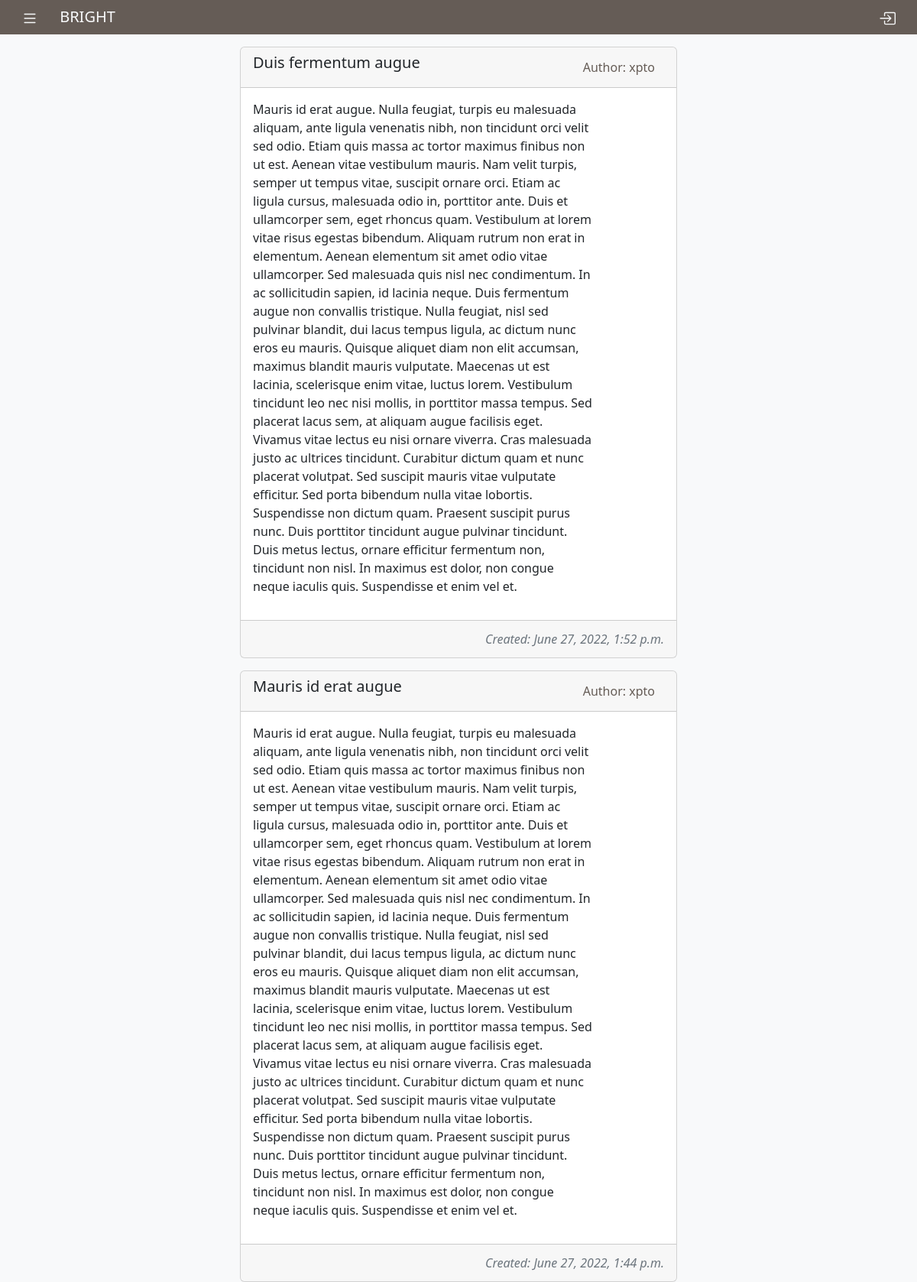
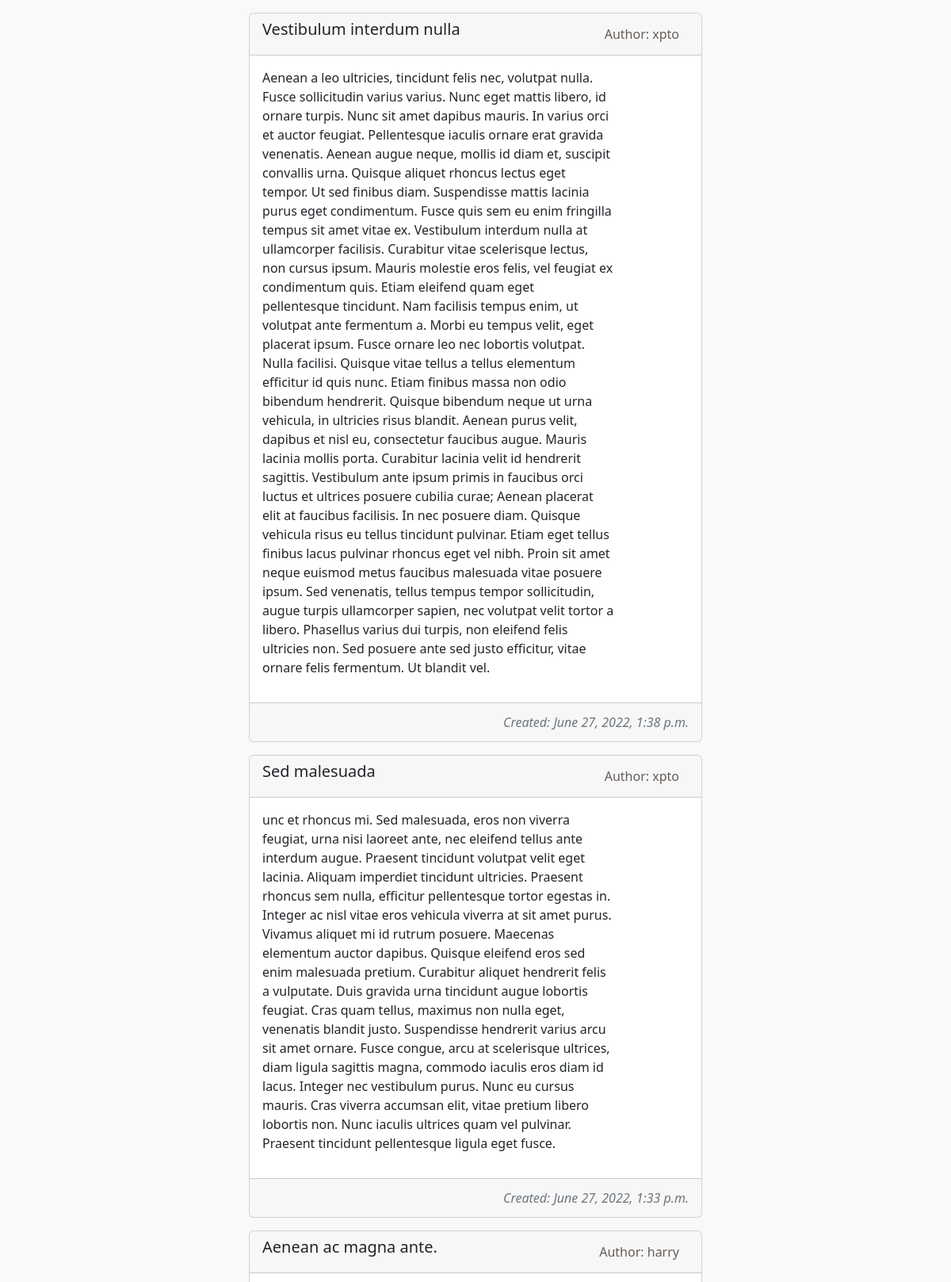
The page / (upper part) on the database its author committed (2 pictures, top to bottom).
### network/models.py (models this page shows, shortened)
class Ideas(models.Model):
    author = models.ForeignKey(User, on_delete=models.CASCADE)
    title = models.CharField(max_length=32)
    idea = models.CharField(max_length=2048)
    comments = models.ManyToManyField(Comments, blank=True)
    bright = models.ManyToManyField(User, blank=True, related_name="bright")
    dark = models.ManyToManyField(User, blank=True, related_name="dark")
    created = models.DateTimeField(default=timezone.now)
    edited = models.DateTimeField(default=timezone.now)

class User(AbstractUser):
    followees = models.ManyToManyField(
        'User', blank=True, related_name='followe')
    followers = models.ManyToManyField(
        'User', blank=True, related_name='follower')
    def __str__(self):
        return f"{self.username}"

### network/views.py (the view)
# urls.py: path("", views.index, name="index"),
def index(request):
    if request.method == "PUT":
        try:
            user = request.user
            data = json.loads(request.body)
            idea = Ideas.objects.get(pk=data.get('id'))
            if data.get("bright") is not None:
                if user not in idea.bright.all():
                    idea.bright.add(user)
                    idea.dark.remove(user)
                    idea.save()
                    ideas = Ideas.objects.order_by('-created')
                    return render(request, "network/index.html", {
                        'ideas': ideas,
                    })
                else:
                    idea.bright.remove(user)
                    idea.save()
                    ideas = Ideas.objects.order_by('-created')
                    return render(request, "network/index.html", {
                        'ideas': ideas,
                    })
            if data.get("dark") is not None:
                if user not in idea.dark.all():
                    idea.dark.add(user)
                    idea.bright.remove(user)
                    idea.save()
                    ideas = Ideas.objects.order_by('-created')
                    return render(request, "network/index.html", {
                        'ideas': ideas,
                    })
                else:
                    idea.dark.remove(user)
                    idea.save()
                    ideas = Ideas.objects.order_by('-created')
                    return render(request, "network/index.html", {
                        'ideas': ideas,
                    })
        except TypeError:
            ideas = Ideas.objects.order_by('-created')
            return render(request, "network/index.html", {
                'ideas': ideas,
            })
    else:
        ideas = Ideas.objects.order_by('-created')
        paginator = Paginator(ideas, 10)
        page_number = request.GET.get('page')
        page_obj = paginator.get_page(page_number)
        return render(request, "network/index.html", {
            'page_obj': page_obj,
            'paginator': paginator,
        })

### network/templates/network/index.html (shortened to what this page needs)
{% extends "network/layout.html" %} {% block body %} {% for idea in page_obj %}
<div class="row justify-content-center my-3 mx-1">
  <div class="col-12 col-sm-10 col-md-8 col-lg-6 col-xl-6 col-xxl-6">
    <div class="card text-start">
      <div class="card-header">
        <div class="row">
          <div class="col-6">
            <h5 class="card-title">{{ idea.title }}</h5>
          </div>
          <div class="col-6 text-end">
            <a
              data-type="user"
              data-id="{{ idea.author.id }}"
              class="btn btn-outline-light cbtnl"
              href="{% url 'user' idea.author %}"
              type="button"
            >
              Author: {{ idea.author }}
            </a>
          </div>
        </div>
      </div>
      <div class="card-body">
        <div class="row">
          <div class="col-10">
            <div class="collapse show" id="edit-{{ idea.id }}">
              <p data-type="edited-idea-{{ idea.id }}" class="card-text">
                {{ idea.idea }}
              </p>
            </div>
          </div>
          <div
            data-brightness="{{ idea.id }}"
            class="col-2 d-flex flex-column justify-content-center align-items-center"
          ></div>
        </div>
      </div>
      <div class="card-footer text-muted">
        <div class="row">
          <div class="col-1">
          </div>
          <div class="col-1">
          </div>
          <div class="col-10 text-end">
            <p class="my-1 fw-lighter fst-italic">
              Created: {{ idea.created }}
            </p>
          </div>
        </div>
      </div>
    </div>
  </div>
</div>
{% endfor %}
{% endblock %}

### network/templates/network/layout.html (shortened to what this page needs)
{% load static %}
<!DOCTYPE html>
<html lang="en">
    <head>
        <link href="https://cdn.jsdelivr.net/npm/bootstrap@5.2.0-beta1/dist/css/bootstrap.min.css" rel="stylesheet">
        <link href="{% static 'network/styles.css' %}" rel="stylesheet">
    </head>
    <body class="bg-light">
        <header class="sticky-top">
            <div class="container-fluid cbg-dark text-light py-1 px-3">
                <div class="row align-items-center">
                    <div class="col-10 col-lg-10 col-xl-10 col-xxl-10 order-1 float-start">
                        <button class="btn btn-outline-light cbtn" type="button" data-bs-toggle="offcanvas" data-bs-target="#offcanvasWithBothOptions" aria-controls="offcanvasWithBothOptions">
                        </button>
                        <div class="d-inline-flex align-middle">
                            <a class="btn btn-outline-light cbtn" href="{% url 'index' %}" type="button"><h5 class="m-0">BRIGHT</h5></a>
                        </div>
                    </div>
                    {% if user.is_authenticated %}
                    <div class="col-2 col-lg-2 col-xl-2 col-xxl-2 order-2">
                        <button class="float-end btn btn-outline-light cbtn" type="button" data-bs-toggle="offcanvas" data-bs-target="#offcanvasRight" aria-controls="offcanvasRight">
                            <svg xmlns="http://www.w3.org/2000/svg" width="22" height="22" fill="currentColor" class="bi bi-person-circle" viewBox="0 0 16 16">
                                <path d="M11 6a3 3 0 1 1-6 0 3 3 0 0 1 6 0z"/>
                                <path fill-rule="evenodd" d="M0 8a8 8 0 1 1 16 0A8 8 0 0 1 0 8zm8-7a7 7 0 0 0-5.468 11.37C3.242 11.226 4.805 10 8 10s4.757 1.225 5.468 2.37A7 7 0 0 0 8 1z"/>
                            </svg>
                        </button>
                        <div class="offcanvas offcanvas-end cbg-dark" tabindex="-1" id="offcanvasRight" aria-labelledby="offcanvasRightLabel">
                          <div class="offcanvas-header">
                            <a class="btn btn-outline-light cbtn" href="{% url 'user' user %}" type="button">
                                <h5 class="offcanvas-title" id="offcanvasWithBothOptionsLabel">{{ user }}</h5>
                            </a>
                            <button type="button" class="btn-close" data-bs-dismiss="offcanvas" aria-label="Close"></button>
                          </div>
                          <div class="offcanvas-body">
                                <div class="row">
                                    <a class="btn btn-outline-light cbtn" href="{% url 'new_idea' %}" type="button">
                                        <div class="row">
                                            <div class="col-2 float-end">
                                                <svg xmlns="http://www.w3.org/2000/svg" width="22" height="22" fill="currentColor" class="bi bi-pencil-square" viewBox="0 0 16 16">
                                                    <path d="M15.502 1.94a.5.5 0 0 1 0 .706L14.459 3.69l-2-2L13.502.646a.5.5 0 0 1 .707 0l1.293 1.293zm-1.75 2.456-2-2L4.939 9.21a.5.5 0 0 0-.121.196l-.805 2.414a.25.25 0 0 0 .316.316l2.414-.805a.5.5 0 0 0 .196-.12l6.813-6.814z"/>
                                                    <path fill-rule="evenodd" d="M1 13.5A1.5 1.5 0 0 0 2.5 15h11a1.5 1.5 0 0 0 1.5-1.5v-6a.5.5 0 0 0-1 0v6a.5.5 0 0 1-.5.5h-11a.5.5 0 0 1-.5-.5v-11a.5.5 0 0 1 .5-.5H9a.5.5 0 0 0 0-1H2.5A1.5 1.5 0 0 0 1 2.5v11z"/>
                                                </svg>
                                            </div>
                                            <div class="col-10 my-1">
                                                <h6 class="float-start">NEW IDEA</h6>
                                            </div>
                                        </div>
                                    </a>
                                </div>
                                <div class="sticky-top">
                                    <div class="row">
                                        <a class="btn btn-outline-light cbtn" href="{% url 'user' user %}" type="button" data-id="offcanvas-link">
                                            <div class="row">
                                                <div class="col-2 float-end">
                                                    <svg xmlns="http://www.w3.org/2000/svg" width="24" height="24" fill="currentColor" class="bi bi-person" viewBox="0 0 16 16">
                                                        <path d="M8 8a3 3 0 1 0 0-6 3 3 0 0 0 0 6zm2-3a2 2 0 1 1-4 0 2 2 0 0 1 4 0zm4 8c0 1-1 1-1 1H3s-1 0-1-1 1-4 6-4 6 3 6 4zm-1-.004c-.001-.246-.154-.986-.832-1.664C11.516 10.68 10.289 10 8 10c-2.29 0-3.516.68-4.168 1.332-.678.678-.83 1.418-.832 1.664h10z"/>
                                                    </svg>
                                                </div>
                                                <div class="col-10 my-1">
                                                    <h6 class="float-start">PROFILE</h6>
                                                </div>
                                            </div>
                                        </a>
                                    </div>
                                </div>
                                <div class="sticky-top">
                                    <div class="row">
                                        <a class="btn btn-outline-light cbtn" href="{% url 'logout' %}" type="button" data-id="offcanvas-link">
                                            <div class="row">
                                                <div class="col-2 float-end">
                                                    <svg xmlns="http://www.w3.org/2000/svg" width="22" height="22" fill="currentColor" class="bi bi-box-arrow-left" viewBox="0 0 16 16">
                                                        <path fill-rule="evenodd" d="M6 12.5a.5.5 0 0 0 .5.5h8a.5.5 0 0 0 .5-.5v-9a.5.5 0 0 0-.5-.5h-8a.5.5 0 0 0-.5.5v2a.5.5 0 0 1-1 0v-2A1.5 1.5 0 0 1 6.5 2h8A1.5 1.5 0 0 1 16 3.5v9a1.5 1.5 0 0 1-1.5 1.5h-8A1.5 1.5 0 0 1 5 12.5v-2a.5.5 0 0 1 1 0v2z"/>
                                                        <path fill-rule="evenodd" d="M.146 8.354a.5.5 0 0 1 0-.708l3-3a.5.5 0 1 1 .708.708L1.707 7.5H10.5a.5.5 0 0 1 0 1H1.707l2.147 2.146a.5.5 0 0 1-.708.708l-3-3z"/>
                                                    </svg>
                                                </div>
                                                <div class="col-10 my-1">
                                                    <h6 class="float-start">LOG OUT</h6>
                                                </div>
                                            </div>
                                        </a>
                                    </div>
                                </div>
                          </div>
                        </div>
                    </div>
                    {% else %}
                    <div class="col-2 col-lg-2 col-xl-2 col-xxl-2 order-2">
                        <a class="float-end btn btn-outline-light cbtn" href="{% url 'login' %}" type="button" data-id="offcanvas-link">
                        </a>
                    </div>
                        {% endif %}
                </div>
            </div>
        </header>
        <div class="body">
            {% block body %}
            {% endblock %}
        </div>
    </body>
</html>

### network/static/network/styles.css (style rules this page uses)
.cbg-dark { background-color: #655C56; }
.cbtn { border: none; }
.cbtnl { border: none; color: #655C56; }

### rows shown on the page
Ideas: title "Duis fermentum augue", author "xpto", idea "Mauris id erat augue. Nulla feugiat, turpis eu malesuada aliquam, ante ligula venenatis nibh, non tincidunt orci velit sed odio. Etiam quis massa ac tortor maximus finibus non ut est. Aenean vitae vestibulum mauris. Nam velit turpis, semper ut tempus vitae, suscipit ornare orci. Etiam ac ligula cursus, malesuada odio in, porttitor ante. Duis et ullamcorper sem, eget rhoncus quam. Vestibulum at lorem vitae risus egestas bibendum. Aliquam rutrum non erat in elementum. Aenean elementum sit amet odio vitae ullamcorper. Sed malesuada quis nisl nec condimentum. In ac sollicitudin sapien, id lacinia neque. Duis fermentum augue non convallis tristique. Nulla feugiat, nisl sed pulvinar blandit, dui…", created "June 27, 2022, 1:52 p.m."
Ideas: title "Mauris id erat augue", author "xpto", idea "Mauris id erat augue. Nulla feugiat, turpis eu malesuada aliquam, ante ligula venenatis nibh, non tincidunt orci velit sed odio. Etiam quis massa ac tortor maximus finibus non ut est. Aenean vitae vestibulum mauris. Nam velit turpis, semper ut tempus vitae, suscipit ornare orci. Etiam ac ligula cursus, malesuada odio in, porttitor ante. Duis et ullamcorper sem, eget rhoncus quam. Vestibulum at lorem vitae risus egestas bibendum. Aliquam rutrum non erat in elementum. Aenean elementum sit amet odio vitae ullamcorper. Sed malesuada quis nisl nec condimentum. In ac sollicitudin sapien, id lacinia neque. Duis fermentum augue non convallis tristique. Nulla feugiat, nisl sed pulvinar blandit, dui…", created "June 27, 2022, 1:44 p.m."
Ideas: title "Vestibulum interdum nulla", author "xpto", idea "Aenean a leo ultricies, tincidunt felis nec, volutpat nulla. Fusce sollicitudin varius varius. Nunc eget mattis libero, id ornare turpis. Nunc sit amet dapibus mauris. In varius orci et auctor feugiat. Pellentesque iaculis ornare erat gravida venenatis. Aenean augue neque, mollis id diam et, suscipit convallis urna. Quisque aliquet rhoncus lectus eget tempor. Ut sed finibus diam. Suspendisse mattis lacinia purus eget condimentum. Fusce quis sem eu enim fringilla tempus sit amet vitae ex. Vestibulum interdum nulla at ullamcorper facilisis. Curabitur vitae scelerisque lectus, non cursus ipsum. Mauris molestie eros felis, vel feugiat ex condimentum quis. Etiam eleifend quam eget pellentesque…", created "June 27, 2022, 1:38 p.m."
Ideas: title "Sed malesuada", author "xpto", idea "unc et rhoncus mi. Sed malesuada, eros non viverra feugiat, urna nisi laoreet ante, nec eleifend tellus ante interdum augue. Praesent tincidunt volutpat velit eget lacinia. Aliquam imperdiet tincidunt ultricies. Praesent rhoncus sem nulla, efficitur pellentesque tortor egestas in. Integer ac nisl vitae eros vehicula viverra at sit amet purus. Vivamus aliquet mi id rutrum posuere. Maecenas elementum auctor dapibus. Quisque eleifend eros sed enim malesuada pretium. Curabitur aliquet hendrerit felis a vulputate. Duis gravida urna tincidunt augue lobortis feugiat. Cras quam tellus, maximus non nulla eget, venenatis blandit justo. Suspendisse hendrerit varius arcu sit amet ornare. Fusce congue,…", created "June 27, 2022, 1:33 p.m."
Ideas: title "Aenean ac magna ante.", author "harry"
